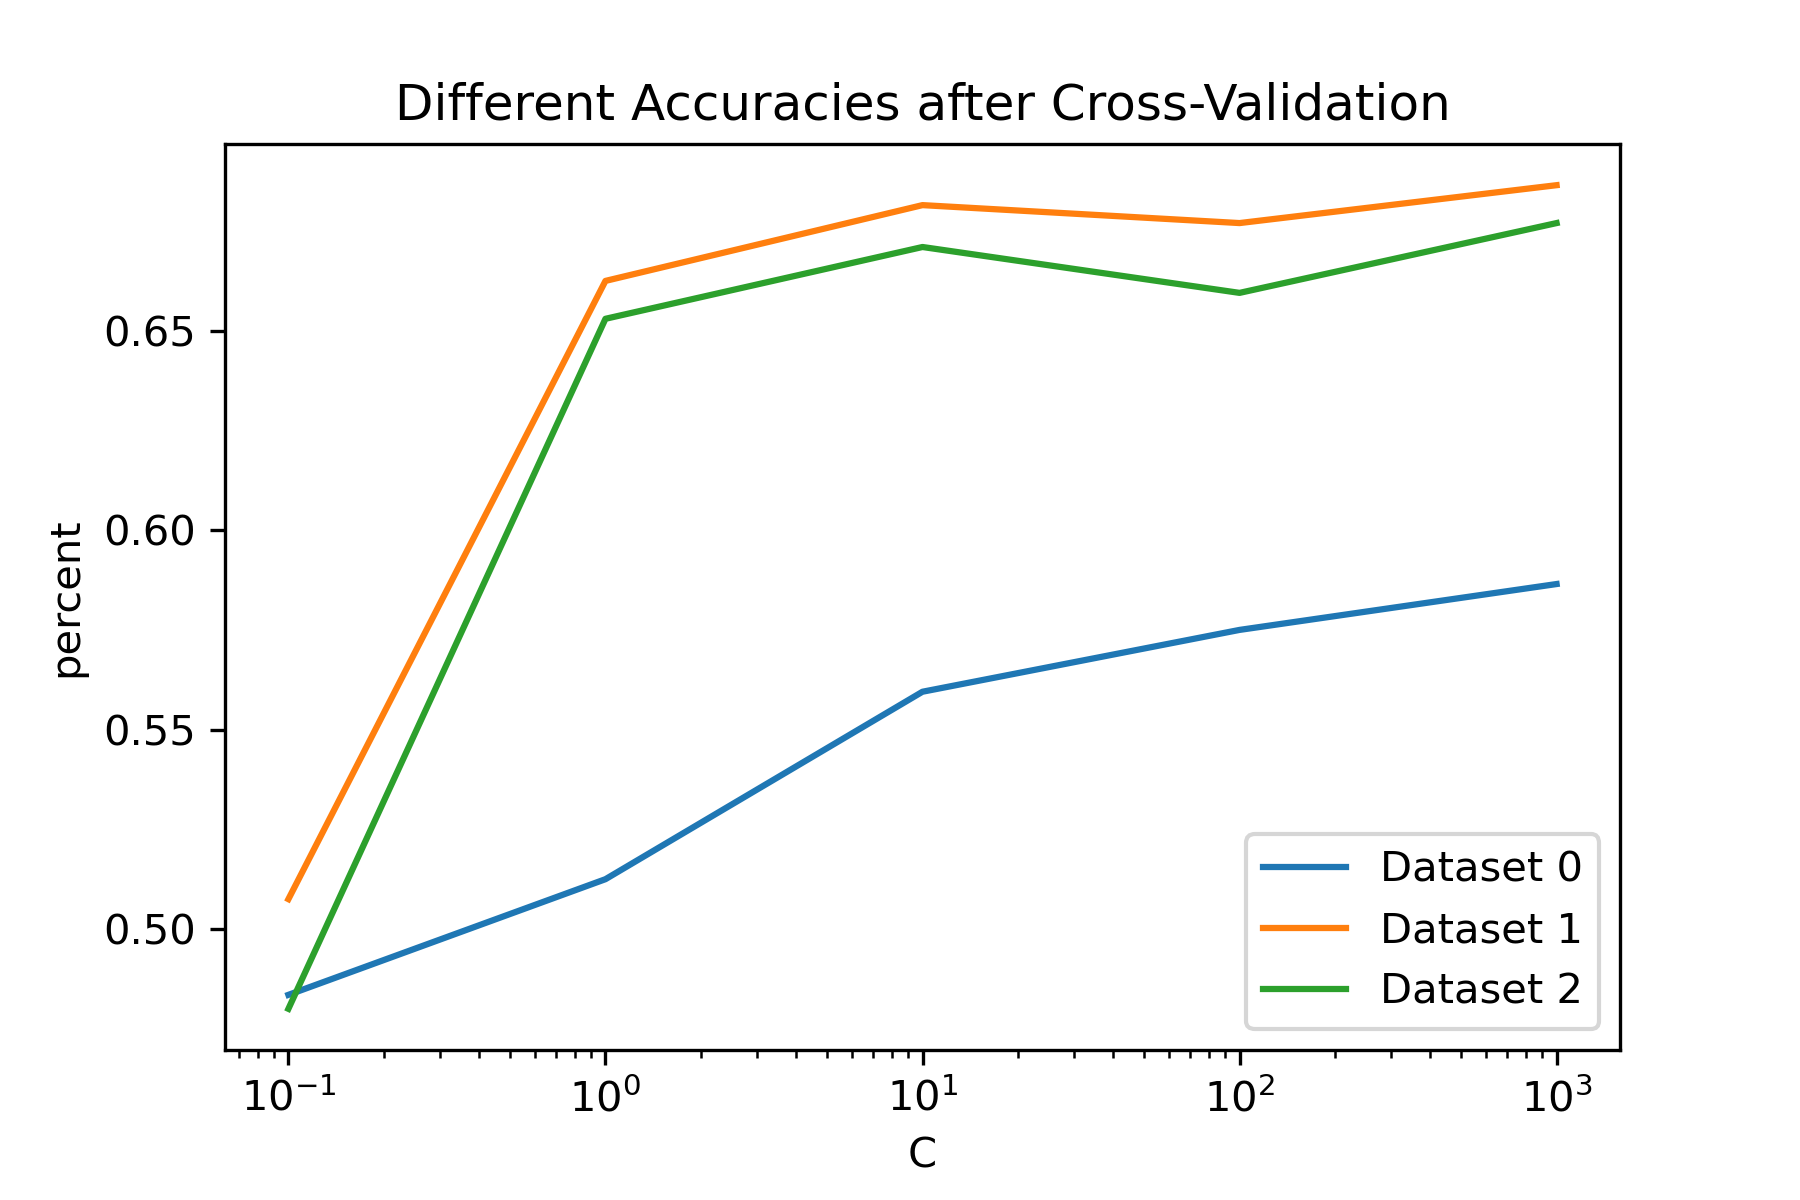

Write the Python code that produced this figure.
#!/usr/bin/env python3
# -*- coding: utf-8 -*-
"""
Created on Tue Jan  5 15:35:55 2021

@author: fsvbach
"""

import os
os.chdir("..")

import numpy as np
from Data.loader import *
from Methods.SVM import SVM
from base_kernel.kernels import gaussian
import matplotlib.pyplot as plt

Y = load_train_labels()
X = load_train_data_mat()
Z = load_test_data_mat()
    

def create_crossval_plot():
    predictions = []
    cross_valid = 10.0**np.arange(-1,4)
    
    for x,y,z in zip(X,Y,Z):
        K_train = gaussian(x, x)    
        model  = SVM()
        scores = model.cross_validation(K_train, y, C_range=cross_valid)
        print(f'finished dataset: {scores}')
        predictions.append(scores)
        #K_test  = kernel_matrix(gaussian, z, x)
        
    for i in range(3):
        plt.plot(cross_valid,predictions[i], label=f'Dataset {i}')
    plt.title('Different Accuracies after Cross-Validation')
    plt.xscale('log')
    plt.xlabel('C')
    plt.ylabel('percent')
    plt.legend()
    plt.savefig('base_kernel/Cross Validation', dpi=300)
    plt.show()
